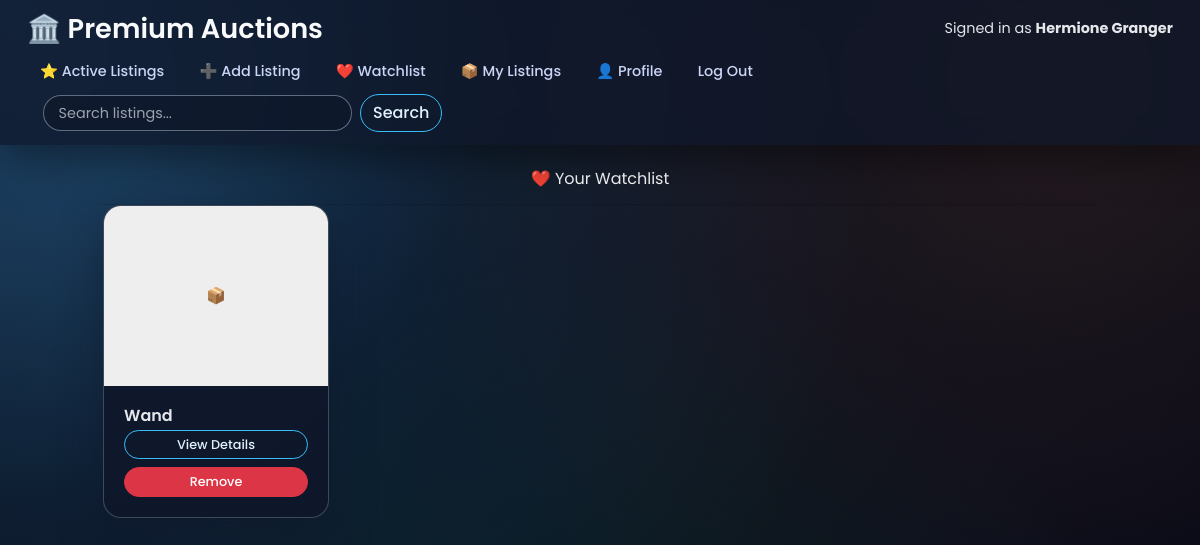
The app's page /watchlist/ (signed in), older data.
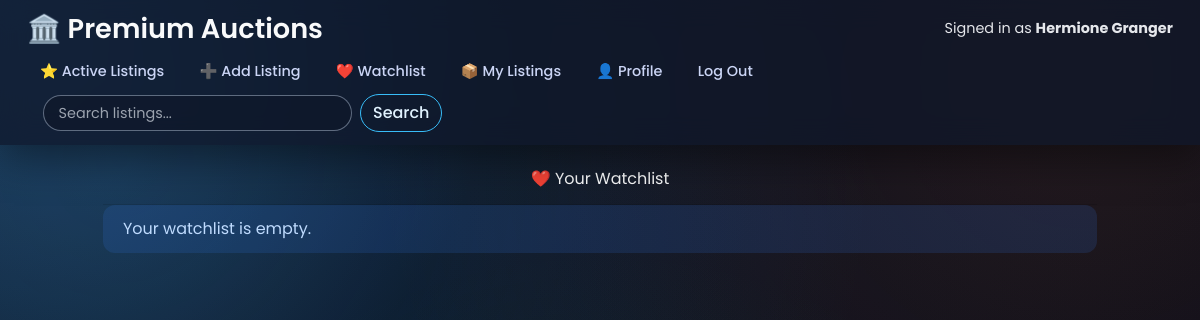
The same page, newer data.
### auctions/models.py (models this page shows, shortened)
class Watchlist(models.Model):
    user = models.ForeignKey(User,on_delete=models.CASCADE,related_name="watchlist_items")
    listing = models.ForeignKey(Listings,on_delete=models.CASCADE,related_name="watched")
    added_at = models.DateTimeField(auto_now_add=True)
    class Meta:
        unique_together =('user','listing')

class Listings(models.Model):
    name = models.CharField(max_length=255)
    image = models.ImageField(upload_to='listing_images/', null=True, blank=True)
    bid_open = models.BooleanField(default=True)
    starting_bid = models.FloatField(default=0.0)
    ending_bid = models.FloatField(null=True, blank=True)
    description = models.TextField()
    owner = models.ForeignKey('User', on_delete=models.CASCADE, related_name="listings")
    created_at = models.DateTimeField(auto_now_add=True)
    winner = models.ForeignKey('User', null=True, blank=True, on_delete=models.SET_NULL, related_name="auctions_won")
    category = models.CharField(max_length=30, choices=CATEGORY_CHOICES, default="art")

### auctions/views.py (the view)
# urls.py: path("watchlist/", views.view_watchlist, name="watchlist"),
@login_required
def view_watchlist(request):
    items = Watchlist.objects.filter(user=request.user).order_by("-added_at")
    return render(request, "auctions/watchlist.html", {"watchlist_items": items})

### auctions/templates/auctions/watchlist.html (shortened to what this page needs)
{% extends "auctions/layout.html" %}
{% block body %}
<div class="container mt-4">
    <h2>❤️ Your Watchlist</h2>
    <hr>
    {% if watchlist_items %}
    <div class="row">
        {% for entry in watchlist_items %}
            {% with item=entry.listing %}
            <div class="col-md-4 col-lg-3 mb-4">
                <div class="card">
                    {% if item.image %}
                        <img src="{{ item.image.url }}" class="card-img-top" style="height:180px;object-fit:cover;">
                    {% else %}
                        <div class="d-flex justify-content-center align-items-center"
                             style="height:180px;background:#eee;">📦</div>
                    {% endif %}
                    <div class="card-body">
                        <h5>{{ item.name }}</h5>
                        <a href="{% url 'list' item.id %}" class="btn btn-outline-primary btn-sm w-100 mb-2">
                            View Details
                        </a>
                        <form action="{% url 'watch_toggle' %}" method="POST">
                            <button class="btn btn-danger btn-sm w-100">Remove</button>
                        </form>
                    </div>
                </div>
            </div>
            {% endwith %}
        {% endfor %}
    </div>
    {% else %}
        <div class="alert alert-info">Your watchlist is empty.</div>
    {% endif %}
</div>
{% endblock %}

Row changes from the older to the newer data that the page shows:
removed Watchlist: listing.name "Wand"
Text that changed along with them:
text now shown: "Your watchlist is empty."
